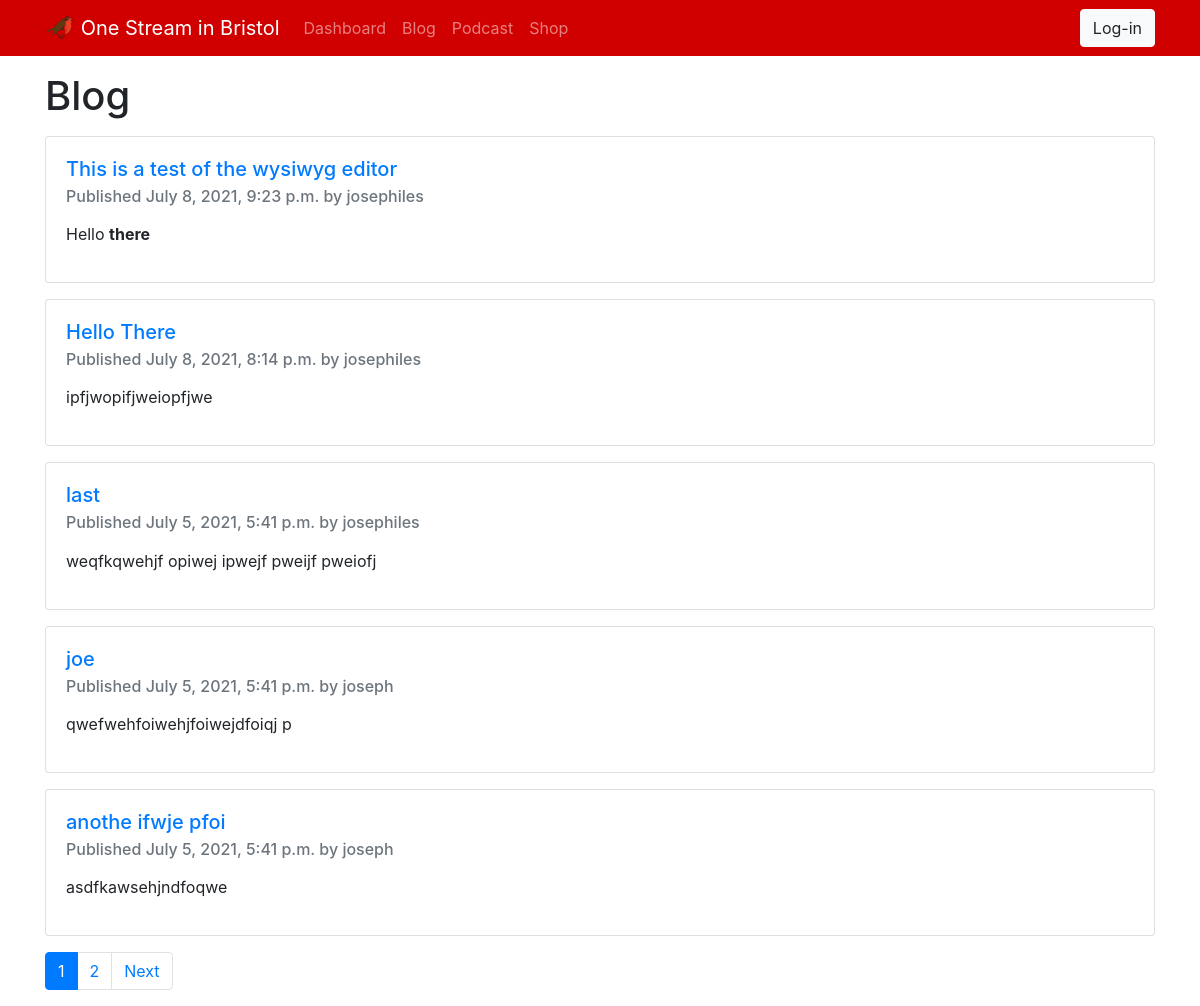
Screenshot of /blog/ with the database file from the repository.
### blog/models.py (models this page shows, shortened)
class Post(models.Model):
    STATUS_CHOICES = (
        ('draft', 'Draft'),
        ('published', 'Published'),
    )
    title = models.CharField(max_length=250)
    slug = models.SlugField(max_length=250,
                            unique_for_date='publish')
    author = models.ForeignKey(User,
                               on_delete=models.CASCADE,
                               related_name='blog_posts')
    body = RichTextField(blank=True, null=True)
    publish = models.DateTimeField(default=timezone.now)
    created = models.DateTimeField(auto_now_add=True)
    updated = models.DateTimeField(auto_now=True)
    status = models.CharField(max_length=10,
                              choices=STATUS_CHOICES,
                              default='draft')
    image = models.ImageField(upload_to='posts/%Y/%m/%d/', blank=True)
    image_caption = models.CharField(max_length=250, blank=True)
    objects = models.Manager()
    published = PublishedManager()
    class Meta:
        ordering = ('-publish',)
        permissions = (('can_publish_articles', 'Publish articles'),)
    def get_absolute_url(self):
        return reverse("blog:post_detail",
                       args=[self.publish.year,
                             self.publish.month,
                             self.publish.day,
                             self.slug])

### blog/views.py (the view)
# urls.py: path("", views.post_list, name="post_list"),
def post_list(request):
    posts = Post.published.all()
    paginator = Paginator(posts, 5)
    page_number = request.GET.get('page')
    page_obj = paginator.get_page(page_number)
    return render(request, 'blog/post/list.html', {'page_obj': page_obj})

### blog/models.py (called while the page is built)
    def get_queryset(self):
        return super().get_queryset().filter(status='published')

### osib/templates/blog/post/list.html (shortened to what this page needs)
{% extends 'base.html' %}
{% block content %}
    <h1>Blog</h1>
    {% for post in page_obj %}
        <div class="card my-3">
            <div class="card-body">
                <h5 class="card-title">
                    <a href="{{ post.get_absolute_url }}">{{ post.title }}</a>
                </h5>
                <h6 class="card-subtitle mb-2 text-muted">
                    Published {{ post.publish }} by {{ post.author }}
                </h6>
                <p class="card-text">
                    {{ post.body|safe|truncatewords:20|linebreaks }}
                </p>
            </div>
        </div>
    {% endfor %}
<nav aria-label="Page navigation example">
  <ul class="pagination">
    {% for page in page_obj.paginator.page_range %}
      <li class="page-item {% if page == page_obj.number %}active{% endif %}">
        <a class="page-link" href="?page={{ page }}">{{ page }}</a>
      </li>
    {% endfor %}
    {% if page_obj.has_next %}
      <li class="page-item"><a class="page-link" href="?page={{ page_obj.next_page_number }}">Next</a></li>
    {% endif %}
  </ul>
</nav>
{% endblock content %}

### rows the page displays
Post: title "This is a test of the wysiwyg editor", publish "July 8, 2021, 9:23 p.m.", author "josephiles", body "Hello there"
Post: title "Hello There", publish "July 8, 2021, 8:14 p.m.", author "josephiles", body "ipfjwopifjweiopfjwe"
Post: title "last", publish "July 5, 2021, 5:41 p.m.", author "josephiles", body "weqfkqwehjf opiwej ipwejf pweijf pweiofj"
Post: title "joe", publish "July 5, 2021, 5:41 p.m.", author "joseph", body "qwefwehfoiwehjfoiwejdfoiqj p"
Post: title "anothe ifwje pfoi", publish "July 5, 2021, 5:41 p.m.", author "joseph", body "asdfkawsehjndfoqwe"

### other values shown
{{ page }} "1" "2"
